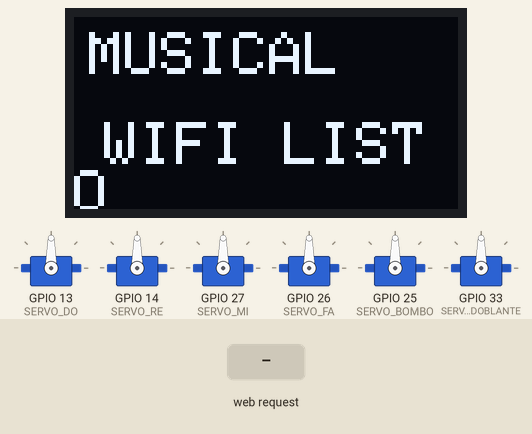
Recording of a sketch running on a simulated ESP32. Shown: 128×64 one-colour display, 6 × servo. Inputs (shaded band) come from the test bench. What the sketch prints to the serial monitor is not drawn.

Above: at 1.2 s.
1.3 s: HTTP request GET /comando?texto=COMPLETO received
At 2.4 s:
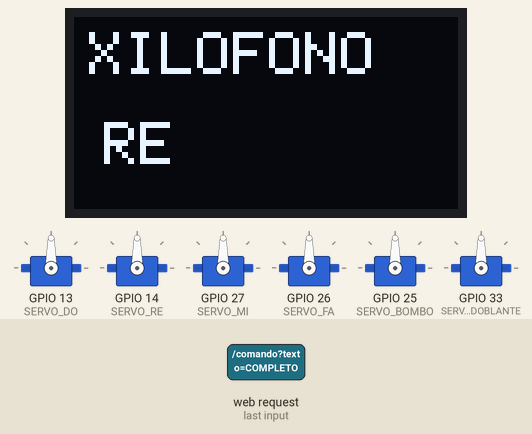
At 2.9 s:
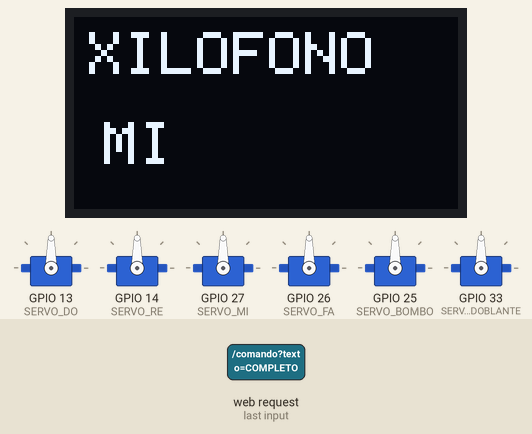
Timing chart, 0 to 10.3 s (numbered marks = the images above; inputs shaded):
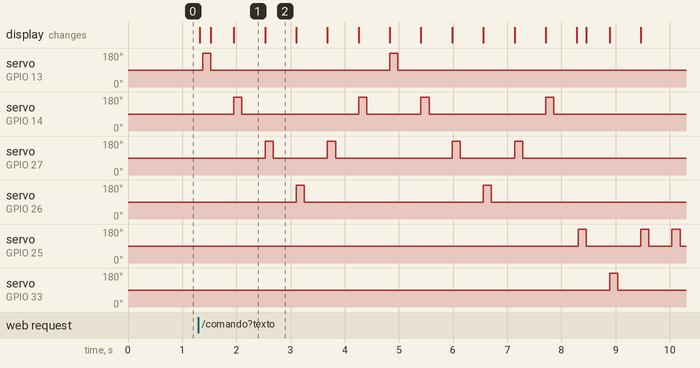

The sketch:

Musical_Parcial1Final.ino
```cpp
#include <WiFi.h>
#include <WebServer.h>
#include <Wire.h>
#include <Adafruit_GFX.h>
#include <Adafruit_SSD1306.h>
#include <ESP32Servo.h>

// =====================================================
// WIFI (la ESP32 crea su propia red, modo Access Point)
// =====================================================

const char* WIFI_SSID = "AsistenteMusical_WiFi";
const char* WIFI_PASSWORD = "musica123"; // minimo 8 caracteres

WebServer server(80);

// =====================================================
// OLED
// =====================================================

#define SCREEN_WIDTH 128
#define SCREEN_HEIGHT 64

#define OLED_SDA 21
#define OLED_SCL 22

Adafruit_SSD1306 display(
  SCREEN_WIDTH,
  SCREEN_HEIGHT,
  &Wire,
  -1
);

// =====================================================
// SERVOS
// =====================================================

#define SERVO_DO 13
#define SERVO_RE 14
#define SERVO_MI 27
#define SERVO_FA 26

#define SERVO_BOMBO 25
#define SERVO_REDOBLANTE 33

Servo servoDO;
Servo servoRE;
Servo servoMI;
Servo servoFA;

Servo servoBombo;
Servo servoRedoblante;

// =====================================================
// ANGULOS
// =====================================================

#define REPOSO 90
#define GOLPE 300

// =====================================================
// PAGINA WEB (HTML + JS con reconocimiento de voz)
// =====================================================

const char paginaHTML[] PROGMEM = R"rawliteral(
<!DOCTYPE html>
<html lang="es">
<head>
<meta charset="UTF-8">
<meta name="viewport" content="width=device-width, initial-scale=1">
<title>Asistente Musical</title>
<style>
  body {
    font-family: sans-serif;
    text-align: center;
    background: #111;
    color: #eee;
    padding: 40px 20px;
  }
  h1 { font-size: 22px; }
  #campoTexto {
    width: 85%;
    max-width: 400px;
    font-size: 20px;
    padding: 14px;
    border-radius: 10px;
    border: none;
    outline: none;
  }
  #btnEnviar {
    font-size: 18px;
    padding: 14px 28px;
    margin-top: 15px;
    border-radius: 10px;
    border: none;
    background: #2ecc71;
    color: white;
    cursor: pointer;
    display: block;
    margin-left: auto;
    margin-right: auto;
  }
  #instruccion {
    font-size: 14px;
    color: #aaa;
    margin-bottom: 15px;
  }
  #respuesta {
    margin-top: 20px;
    color: #3498db;
    font-size: 16px;
    min-height: 24px;
  }
  #ayuda {
    margin-top: 30px;
    font-size: 13px;
    color: #888;
    text-align: left;
    display: inline-block;
  }
</style>
</head>
<body>

<h1>Asistente Musical</h1>
<p id="instruccion">
  Toca el campo de abajo, luego toca el icono de
  microfono de tu teclado para dictar, y presiona Enviar.
</p>
<input type="text" id="campoTexto" placeholder="Ej: toca el bombo" autofocus>
<button id="btnEnviar">Enviar comando</button>
<div id="respuesta"></div>

<div id="ayuda">
  Ejemplos:<br>
  "toca DO" / "toca RE" / "toca MI" / "toca FA"<br>
  "toca el bombo" / "toca el redoblante"<br>
  "toca el xilofono" (melodia repetitiva)<br>
  "toca la bateria" (ritmo repetitivo)<br>
  "toca todo" (xilofono + bateria)
</div>

<script>
const campoTexto = document.getElementById('campoTexto');
const btnEnviar = document.getElementById('btnEnviar');
const respuesta = document.getElementById('respuesta');

btnEnviar.addEventListener('click', function () {
  const texto = campoTexto.value.trim();
  if (texto.length > 0) {
    enviarComando(texto);
  }
});

// Tambien permite enviar presionando Enter/Listo en el teclado
campoTexto.addEventListener('keydown', function (event) {
  if (event.key === 'Enter') {
    const texto = campoTexto.value.trim();
    if (texto.length > 0) {
      enviarComando(texto);
    }
  }
});

function enviarComando(texto) {
  respuesta.textContent = 'Enviando...';
  fetch('/comando?texto=' + encodeURIComponent(texto))
    .then(function (r) { return r.text(); })
    .then(function (data) {
      respuesta.textContent = data;
      campoTexto.value = '';
      campoTexto.focus();
    })
    .catch(function (err) { respuesta.textContent = 'Error enviando comando: ' + err; });
}
</script>

</body>
</html>
)rawliteral";

// =====================================================
// OLED
// =====================================================

void mostrarOLED(String instrumento, String accion) {

  display.clearDisplay();

  display.setTextColor(SSD1306_WHITE);

  display.setTextSize(2);
  display.setCursor(5, 5);
  display.println(instrumento);

  display.setTextSize(2);
  display.setCursor(10, 35);
  display.println(accion);

  display.display();
}

// =====================================================
// GOLPE
// =====================================================

void golpear(Servo &servo) {

  servo.write(GOLPE);

  delay(150);

  servo.write(REPOSO);

  delay(400);
}

// =====================================================
// INSTRUMENTOS
// =====================================================

void tocarDO() {

  mostrarOLED("XILOFONO", "DO");

  golpear(servoDO);

  Serial.println(">> TOCANDO DO");
}

void tocarRE() {

  mostrarOLED("XILOFONO", "RE");

  golpear(servoRE);

  Serial.println(">> TOCANDO RE");
}

void tocarMI() {

  mostrarOLED("XILOFONO", "MI");

  golpear(servoMI);

  Serial.println(">> TOCANDO MI");
}

void tocarFA() {

  mostrarOLED("XILOFONO", "FA");

  golpear(servoFA);

  Serial.println(">> TOCANDO FA");
}

void tocarBombo() {

  mostrarOLED("BATERIA", "BOMBO");

  golpear(servoBombo);

  Serial.println(">> TOCANDO BOMBO");
}

void tocarRedoblante() {

  mostrarOLED("BATERIA", "REDOBLANTE");

  golpear(servoRedoblante);

  Serial.println(">> TOCANDO REDOBLANTE");
}

// =====================================================
// SECUENCIAS TIPO CANCION (REPETITIVAS)
// =====================================================

#define REPETICIONES_XILOFONO 2
#define REPETICIONES_BATERIA 2

void tocarXilofono() {

  mostrarOLED("XILOFONO", "CANCION");

  Serial.println(">> TOCANDO CANCION XILOFONO");

  for (int i = 0; i < REPETICIONES_XILOFONO; i++) {

    tocarDO();
    tocarRE();
    tocarMI();
    tocarFA();
    tocarMI();
    tocarRE();
  }
}

void tocarBateria() {

  mostrarOLED("BATERIA", "RITMO");

  Serial.println(">> TOCANDO RITMO BATERIA");

  for (int i = 0; i < REPETICIONES_BATERIA; i++) {

    tocarBombo();
    tocarRedoblante();
    tocarBombo();
    tocarBombo();
    tocarRedoblante();
  }
}

void tocarCompleto() {

  mostrarOLED("TODO", "CANCION");

  Serial.println(">> TOCANDO CANCION COMPLETA (XILOFONO + BATERIA)");

  tocarXilofono();
  tocarBateria();
}

// =====================================================
// AYUDA
// =====================================================

void mostrarAyuda() {

  Serial.println();
  Serial.println("========== EJEMPLOS ==========");
  Serial.println("Toca DO");
  Serial.println("Toca RE");
  Serial.println("Toca MI");
  Serial.println("Toca FA");
  Serial.println("Toca el bombo");
  Serial.println("Toca el redoblante");
  Serial.println("Toca la bateria     -> ritmo repetitivo");
  Serial.println("Toquese el xilofono -> melodia repetitiva");
  Serial.println("Toca el comando completo -> xilofono + bateria");
  Serial.println("==============================");
  Serial.println();
}

// =====================================================
// QUITAR TILDES
// El reconocimiento de voz de Android transcribe con
// tildes ("xilofono" -> "xilófono"), pero las comparaciones
// de interpretar() no las tienen en cuenta. Esta funcion
// normaliza el texto antes de comparar.
// =====================================================

String quitarTildes(String texto) {

  texto.replace("á", "a");
  texto.replace("é", "e");
  texto.replace("í", "i");
  texto.replace("ó", "o");
  texto.replace("ú", "u");
  texto.replace("Á", "A");
  texto.replace("É", "E");
  texto.replace("Í", "I");
  texto.replace("Ó", "O");
  texto.replace("Ú", "U");
  texto.replace("ñ", "n");
  texto.replace("Ñ", "N");

  return texto;
}

// =====================================================
// INTERPRETAR FRASE
// Ahora devuelve un String: es la respuesta que se
// muestra en la pagina web despues de cada comando.
// =====================================================

String interpretar(String frase) {

  frase.trim();
  frase = quitarTildes(frase);
  frase.toUpperCase();

  if (frase.length() == 0) {
    return "Comando vacio";
  }

  Serial.print("Comando recibido: ");
  Serial.println(frase);

  // ---------------------------------------------------
  // AYUDA
  // ---------------------------------------------------

  if (frase == "AYUDA") {

    mostrarAyuda();
    return "Revisa el monitor serial para ver los comandos disponibles.";
  }

  // ---------------------------------------------------
  // COMPLETO / TODO
  // (se revisa PRIMERO porque "TODO" contiene "DO")
  // ---------------------------------------------------

  if (frase.indexOf("COMPLETO") >= 0 || frase.indexOf("TODO") >= 0) {

    tocarCompleto();
    return "Tocando cancion completa: xilofono + bateria";
  }

  // ---------------------------------------------------
  // BOMBO
  // ---------------------------------------------------

  if (frase.indexOf("BOMBO") >= 0) {

    tocarBombo();
    return "Tocando bombo";
  }

  // ---------------------------------------------------
  // REDOBLANTE
  // ---------------------------------------------------

  if (frase.indexOf("REDOBLANTE") >= 0) {

    tocarRedoblante();
    return "Tocando redoblante";
  }

  // ---------------------------------------------------
  // NOTAS
  // ---------------------------------------------------

  if (frase.indexOf("DO") >= 0) {

    tocarDO();
    return "Tocando nota DO";
  }

  if (frase.indexOf("RE") >= 0) {

    tocarRE();
    return "Tocando nota RE";
  }

  if (frase.indexOf("MI") >= 0) {

    tocarMI();
    return "Tocando nota MI";
  }

  if (frase.indexOf("FA") >= 0) {

    tocarFA();
    return "Tocando nota FA";
  }

  // ---------------------------------------------------
  // XILOFONO
  // ---------------------------------------------------

  if (frase.indexOf("XILOFONO") >= 0) {

    tocarXilofono();
    return "Tocando melodia del xilofono";
  }

  // ---------------------------------------------------
  // BATERIA
  // ---------------------------------------------------

  if (frase.indexOf("BATERIA") >= 0) {

    tocarBateria();
    return "Tocando ritmo de bateria";
  }

  // ---------------------------------------------------
  // NO RECONOCIDO
  // ---------------------------------------------------

  mostrarOLED("ERROR", "COMANDO");

  Serial.println("No entendi el comando.");

  return "No entendi el comando: " + frase;
}

// =====================================================
// RUTAS DEL SERVIDOR WEB
// =====================================================

void handleRaiz() {

  server.send_P(200, "text/html", paginaHTML);
}

void handleComando() {

  if (!server.hasArg("texto")) {

    server.send(400, "text/plain", "Falta el parametro 'texto'");
    return;
  }

  String frase = server.arg("texto");

  String respuesta = interpretar(frase);

  server.send(200, "text/plain", respuesta);
}

void handleNoEncontrado() {

  server.send(404, "text/plain", "Ruta no encontrada");
}

// =====================================================
// SETUP
// =====================================================

void setup() {

  Serial.begin(115200);

  // ---------------------------------------------------
  // WIFI (Access Point)
  // ---------------------------------------------------

  WiFi.softAP(WIFI_SSID, WIFI_PASSWORD);

  IPAddress ip = WiFi.softAPIP();

  Serial.println();
  Serial.println("================================");
  Serial.println("   ASISTENTE MUSICAL (WIFI)");
  Serial.println("================================");
  Serial.print("Red WiFi: ");
  Serial.println(WIFI_SSID);
  Serial.print("Contrasena: ");
  Serial.println(WIFI_PASSWORD);
  Serial.print("Abre en el navegador: http://");
  Serial.println(ip);
  Serial.println();

  // ---------------------------------------------------
  // OLED
  // ---------------------------------------------------

  Wire.begin(OLED_SDA, OLED_SCL);

  if (!display.begin(
        SSD1306_SWITCHCAPVCC,
        0x3C)) {

    Serial.println("OLED NO ENCONTRADA");

    while (true);
  }

  // ---------------------------------------------------
  // SERVOS
  // ---------------------------------------------------

  servoDO.setPeriodHertz(50);
  servoRE.setPeriodHertz(50);
  servoMI.setPeriodHertz(50);
  servoFA.setPeriodHertz(50);

  servoBombo.setPeriodHertz(50);
  servoRedoblante.setPeriodHertz(50);

  servoDO.attach(SERVO_DO, 500, 2400);
  servoRE.attach(SERVO_RE, 500, 2400);
  servoMI.attach(SERVO_MI, 500, 2400);
  servoFA.attach(SERVO_FA, 500, 2400);

  servoBombo.attach(SERVO_BOMBO, 500, 2400);
  servoRedoblante.attach(SERVO_REDOBLANTE, 500, 2400);

  // ---------------------------------------------------
  // POSICION INICIAL
  // ---------------------------------------------------

  servoDO.write(REPOSO);
  servoRE.write(REPOSO);
  servoMI.write(REPOSO);
  servoFA.write(REPOSO);

  servoBombo.write(REPOSO);
  servoRedoblante.write(REPOSO);

  // ---------------------------------------------------
  // SERVIDOR WEB
  // ---------------------------------------------------

  server.on("/", handleRaiz);
  server.on("/comando", handleComando);
  server.onNotFound(handleNoEncontrado);

  server.begin();

  Serial.println("Servidor web iniciado.");

  // ---------------------------------------------------
  // MENSAJE INICIAL EN OLED
  // ---------------------------------------------------

  mostrarOLED("MUSICAL", "WIFI LISTO");
}

// =====================================================
// LOOP
// =====================================================

void loop() {

  server.handleClient();
}
```

Measured:
- after the input at 1.3 s, servo on GPIO 13 (SERVO_DO): alternates 180° for 0.15 s and 90° for 3.3 s, starting after 0.08 s; servo on GPIO 14 (SERVO_RE): 90° → 180° after 0.65 s, → 90° 0.15 s later, → 180° 2.2 s later, → 90° 0.15 s later, … (8 changes in this stretch)
- what the display in image 1 shows lasts 0.5 s, from 2.0 s to 2.5 s
